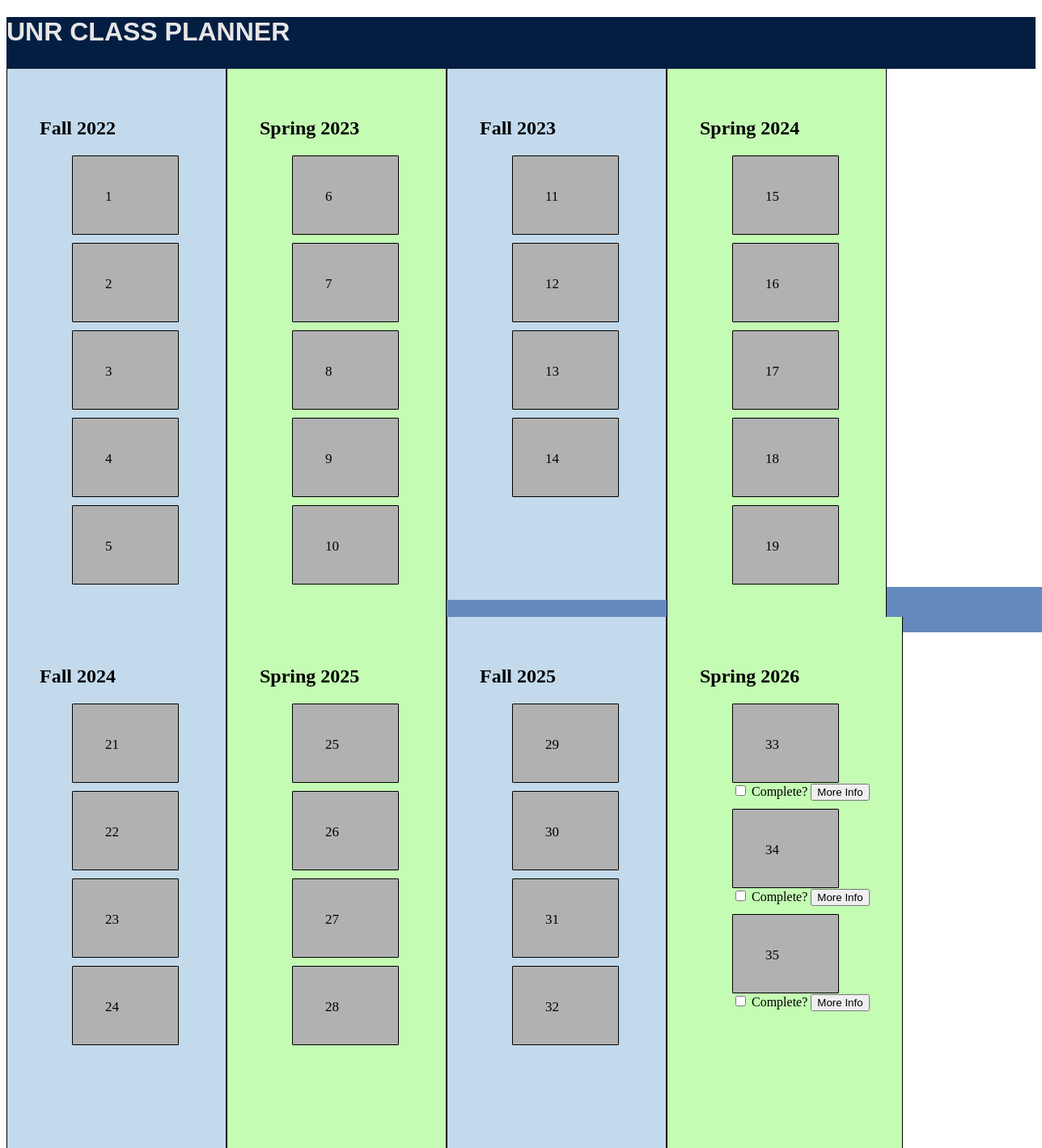
The page / on the database its author committed.
### test.py (models this page shows, shortened)
class Schedule1(db.Model):
    order = db.Column(db.Integer, primary_key=True, autoincrement='auto', nullable=False, unique=True)
    classID = db.Column(db.Integer, nullable=False)
    className = db.Column(db.String(200))

class Schedule2(db.Model):
    order = db.Column(db.Integer, primary_key=True, autoincrement='auto', nullable=False, unique=True)
    classID = db.Column(db.Integer, nullable=False)
    className = db.Column(db.String(200))

class Schedule3(db.Model):
    order = db.Column(db.Integer, primary_key=True, autoincrement='auto', nullable=False, unique=True)
    classID = db.Column(db.Integer, nullable=False)
    className = db.Column(db.String(200))

class Schedule4(db.Model):
    order = db.Column(db.Integer, primary_key=True, autoincrement='auto', nullable=False, unique=True)
    classID = db.Column(db.Integer, nullable=False)
    className = db.Column(db.String(200))

class Schedule5(db.Model):
    order = db.Column(db.Integer, primary_key=True, autoincrement='auto', nullable=False, unique=True)
    classID = db.Column(db.Integer, nullable=False)
    className = db.Column(db.String(200))

class Schedule6(db.Model):
    order = db.Column(db.Integer, primary_key=True, autoincrement='auto', nullable=False, unique=True)
    classID = db.Column(db.Integer, nullable=False)
    className = db.Column(db.String(200))

class Schedule7(db.Model):
    order = db.Column(db.Integer, primary_key=True, autoincrement='auto', nullable=False, unique=True)
    classID = db.Column(db.Integer, nullable=False)
    className = db.Column(db.String(200))

class Schedule8(db.Model):
    order = db.Column(db.Integer, primary_key=True, autoincrement='auto', nullable=False, unique=True)
    classID = db.Column(db.Integer, nullable=False)
    className = db.Column(db.String(200))

### test.py (the view)
@app.route('/')
def index():
    title = "test"
    classSchedule = Classes.query.all()
    schedule1 = Schedule1.query.all()
    schedule2 = Schedule2.query.all()
    schedule3 = Schedule3.query.all()
    schedule4 = Schedule4.query.all()
    schedule5 = Schedule5.query.all()
    schedule6 = Schedule6.query.all()
    schedule7 = Schedule7.query.all()
    schedule8 = Schedule8.query.all()
    return render_template('drag.html', classSchedule=classSchedule, Schedule1=schedule1, Schedule2=schedule2, Schedule3=schedule3, Schedule4=schedule4,Schedule5=schedule5, Schedule6=schedule6, Schedule7=schedule7, Schedule8=schedule8, title=title)

### templates/drag.html (shortened to what this page needs)
<!DOCTYPE html>
<html>
<head>
</head>
<body>
  <div id="header">
  <h1>UNR CLASS PLANNER</h1>
</div>
  <div id="DivBig">
    <div class="semester">
      <h2>Fall 2022</h2>
      <ul id="sortable-1" class="connectedSortable">
        {% for Schedule1 in Schedule1 %}
        <li id="sem1_{{Schedule1.classID}}">
          {{ Schedule1.classID }}
        </li>
        {% endfor %}
      </ul>
    </div>
    <div class="semester2">
      <h2>Spring 2023</h2>
      <ul id="sortable-2" class="connectedSortable">
        {% for Schedule2 in Schedule2 %}
        <li id="sem2_{{Schedule2.classID}}">
          {{ Schedule2.classID }}
        </li>
        {% endfor %}
      </ul>
    </div>
    <div class="semester">
      <h2>Fall 2023</h2>
      <ul id="sortable-3" class="connectedSortable">
        {% for Schedule3 in Schedule3 %}
        <li id="sem3_{{Schedule3.classID}}">
          {{ Schedule3.classID }}
        </li>
        {% endfor %}
      </ul>
    </div>
    <div class="semester2">
      <h2>Spring 2024</h2>
      <ul id="sortable-4" class="connectedSortable">
        {% for Schedule4 in Schedule4 %}
        <li id="sem4_{{Schedule4.classID}}">
          {{ Schedule4.classID }}
        </li>
        {% endfor %}
      </ul>
    </div>
    <div class="semester">
      <h2>Fall 2024</h2>
      <ul id="sortable-5" class="connectedSortable">
        {% for Schedule5 in Schedule5 %}
        <li id="sem5_{{Schedule5.classID}}">
          {{ Schedule5.classID }}
        </li>
        {% endfor %}
      </ul>
    </div>
    <div class="semester2">
      <h2>Spring 2025</h2>
      <ul id="sortable-6" class="connectedSortable">
        {% for Schedule6 in Schedule6 %}
        <li id="sem6_{{Schedule6.classID}}">
          {{ Schedule6.classID }}
        </li>
        {% endfor %}
      </ul>
    </div>
    <div class="semester">
      <h2>Fall 2025</h2>
      <ul id="sortable-7" class="connectedSortable">
        {% for Schedule7 in Schedule7 %}
        <li id="sem7_{{Schedule7.classID}}">
          {{ Schedule7.classID }}
        </li>
        {% endfor %}
      </ul>
    </div>
    <div class="semester2">
      <h2>Spring 2026</h2>
      <ul id="sortable-8" class="connectedSortable">
        {% for Schedule8 in Schedule8 %}
        <div id = "classDiv">
        <li id="sem8_{{Schedule8.classID}}inc">
          {{ Schedule8.classID }}
        </li>
      <input type = "checkbox" id = "sem8_{{Schedule8.classID}}off" onclick="toggleFunction(this.id)" >
      <label for = "sem8_{{Schedule8.classID}}">Complete?</label>
      <button id = "classInfo" name = "classInfo"> More Info </button>
      </div>
        {% endfor %}
      </ul>
    </div>
  </div>
<div id="footer"></div>
</body>
</html>

### templates/drag.html (style rules this page uses)
[id^="sortable"] { list-style-type: none; margin: 0; padding: 10; width: 25%; min-height: 200px; min-width: 150px; }
#header { background-color: rgb(4,30,66); color: rgb(230, 230, 230); font-family: 'Trebuchet MS', 'Lucida Sans Unicode', 'Lucida Grande', 'Lucida Sans', Arial, sans-serif; margin: 0; padding-left: 70px; top: 0; padding: 0; margin-bottom: 0; width: 100%; height: 8vh; }
#footer { background-color: rgb(99, 137, 189); color: rgb(230, 230, 230); font-family: 'Trebuchet MS', 'Lucida Sans Unicode', 'Lucida Grande', 'Lucida Sans', Arial, sans-serif; margin: 0; padding-left: 70px; top: 0; display: absolute; margin-bottom: 0; width: 100vw; height: 7vh; }
li { margin: 10px 0px 0px 0px; padding: 40px; font-size: 17px; height: 16px; width: 50px; border: 1px solid black; border-radius: 1px; color: black; background-color: rgb(177, 177, 177); }
li[id$="inc"] { margin: 10px 0px 0px 0px; padding: 40px; font-size: 17px; height: 16px; width: 50px; color: black; background-color: rgb(177, 177, 177); }
.semester { border: 1px solid black; border-top-style: none; border-bottom-style: none; display: table-cell; float: left; padding: 40px; background-color: rgb(195, 218, 236); min-height: 90%; min-width: 9%; white-space: nowrap }
.semester2 { border: 1px solid black; border-top-style: none; border-bottom-style: none; display: table-cell; float: left; padding: 40px; background-color: rgb(196, 252, 180); min-height: 90%; min-width: 9%; white-space: nowrap }
#DivBig { white-space: no-wrap; width: 100vw; height: 80vh; }

### rows shown on the page
Schedule1: classID "1"
Schedule1: classID "2"
Schedule1: classID "3"
Schedule1: classID "4"
Schedule1: classID "5"
Schedule2: classID "6"
Schedule2: classID "7"
Schedule2: classID "8"
Schedule2: classID "9"
Schedule2: classID "10"
Schedule3: classID "11"
Schedule3: classID "12"
Schedule3: classID "13"
Schedule3: classID "14"
Schedule4: classID "15"
Schedule4: classID "16"
Schedule4: classID "17"
Schedule4: classID "18"
Schedule4: classID "19"
Schedule5: classID "21"
Schedule5: classID "22"
Schedule5: classID "23"
Schedule5: classID "24"
Schedule6: classID "25"
Schedule6: classID "26"
Schedule6: classID "27"
Schedule6: classID "28"
Schedule7: classID "29"
Schedule7: classID "30"
Schedule7: classID "31"
Schedule7: classID "32"
Schedule8: classID "33"
Schedule8: classID "34"
Schedule8: classID "35"
